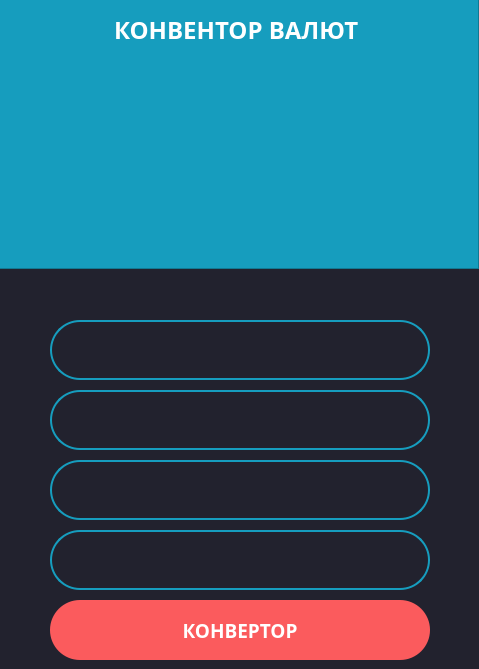
<?xml version="1.0" encoding="UTF-8"?>
<ui version="4.0">
 <class>MainWindow</class>
 <widget class="QMainWindow" name="MainWindow">
  <property name="geometry">
   <rect>
    <x>0</x>
    <y>0</y>
    <width>479</width>
    <height>669</height>
   </rect>
  </property>
  <property name="windowTitle">
   <string>MainWindow</string>
  </property>
  <widget class="QWidget" name="centralwidget">
   <property name="styleSheet">
    <string notr="true">background-color: #22222e</string>
   </property>
   <widget class="QFrame" name="frame">
    <property name="geometry">
     <rect>
      <x>-1</x>
      <y>-1</y>
      <width>480</width>
      <height>270</height>
     </rect>
    </property>
    <property name="styleSheet">
     <string notr="true">background-color: #169dbe</string>
    </property>
    <property name="frameShape">
     <enum>QFrame::StyledPanel</enum>
    </property>
    <property name="frameShadow">
     <enum>QFrame::Raised</enum>
    </property>
    <widget class="QLabel" name="label">
     <property name="geometry">
      <rect>
       <x>115</x>
       <y>10</y>
       <width>251</width>
       <height>41</height>
      </rect>
     </property>
     <property name="font">
      <font>
       <family>Microsoft New Tai Lue</family>
       <pointsize>18</pointsize>
       <weight>75</weight>
       <bold>true</bold>
      </font>
     </property>
     <property name="styleSheet">
      <string notr="true">color: white</string>
     </property>
     <property name="text">
      <string>КОНВЕНТОР ВАЛЮТ</string>
     </property>
    </widget>
    <widget class="QLabel" name="label_2">
     <property name="geometry">
      <rect>
       <x>110</x>
       <y>60</y>
       <width>261</width>
       <height>171</height>
      </rect>
     </property>
     <property name="text">
      <string/>
     </property>
     <property name="pixmap">
      <pixmap>lr.png</pixmap>
     </property>
    </widget>
   </widget>
   <widget class="QLineEdit" name="input_currency">
    <property name="geometry">
     <rect>
      <x>50</x>
      <y>320</y>
      <width>380</width>
      <height>60</height>
     </rect>
    </property>
    <property name="font">
     <font>
      <family>Microsoft New Tai Lue</family>
      <pointsize>14</pointsize>
      <weight>75</weight>
      <bold>true</bold>
     </font>
    </property>
    <property name="styleSheet">
     <string notr="true">background-color: #22222e;
border: 2px solid #169dbe;
border-radius: 30;
color: white;</string>
    </property>
    <property name="text">
     <string/>
    </property>
    <property name="alignment">
     <set>Qt::AlignCenter</set>
    </property>
   </widget>
   <widget class="QLineEdit" name="input_amount">
    <property name="geometry">
     <rect>
      <x>50</x>
      <y>390</y>
      <width>380</width>
      <height>60</height>
     </rect>
    </property>
    <property name="font">
     <font>
      <family>Microsoft New Tai Lue</family>
      <pointsize>14</pointsize>
      <weight>75</weight>
      <bold>true</bold>
     </font>
    </property>
    <property name="styleSheet">
     <string notr="true">background-color: #22222e;
border: 2px solid #169dbe;
border-radius: 30;
color: white;</string>
    </property>
    <property name="text">
     <string/>
    </property>
    <property name="alignment">
     <set>Qt::AlignCenter</set>
    </property>
   </widget>
   <widget class="QLineEdit" name="output_currency">
    <property name="geometry">
     <rect>
      <x>50</x>
      <y>460</y>
      <width>380</width>
      <height>60</height>
     </rect>
    </property>
    <property name="font">
     <font>
      <family>Microsoft New Tai Lue</family>
      <pointsize>14</pointsize>
      <weight>75</weight>
      <bold>true</bold>
     </font>
    </property>
    <property name="styleSheet">
     <string notr="true">background-color: #22222e;
border: 2px solid #169dbe;
border-radius: 30;
color: white;</string>
    </property>
    <property name="text">
     <string/>
    </property>
    <property name="alignment">
     <set>Qt::AlignCenter</set>
    </property>
   </widget>
   <widget class="QLineEdit" name="output_amount">
    <property name="geometry">
     <rect>
      <x>50</x>
      <y>530</y>
      <width>380</width>
      <height>60</height>
     </rect>
    </property>
    <property name="font">
     <font>
      <family>Microsoft New Tai Lue</family>
      <pointsize>14</pointsize>
      <weight>75</weight>
      <bold>true</bold>
     </font>
    </property>
    <property name="styleSheet">
     <string notr="true">background-color: #22222e;
border: 2px solid #169dbe;
border-radius: 30;
color: white;</string>
    </property>
    <property name="text">
     <string/>
    </property>
    <property name="alignment">
     <set>Qt::AlignCenter</set>
    </property>
   </widget>
   <widget class="QPushButton" name="pushButton">
    <property name="geometry">
     <rect>
      <x>50</x>
      <y>600</y>
      <width>380</width>
      <height>60</height>
     </rect>
    </property>
    <property name="font">
     <font>
      <family>Microsoft Tai Le</family>
      <pointsize>14</pointsize>
      <weight>75</weight>
      <bold>true</bold>
     </font>
    </property>
    <property name="styleSheet">
     <string notr="true">QPushButton{
	color: white;
	background-color: #fb5b5d;
	border-radius: 30;
}
QPushButton:pressed{
	background-color: #fa4244
}</string>
    </property>
    <property name="text">
     <string>КОНВЕРТОР</string>
    </property>
   </widget>
  </widget>
 </widget>
 <resources/>
 <connections/>
</ui>
